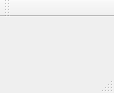
<?xml version="1.0" encoding="UTF-8"?>
<ui version="4.0">
 <class>MainWindow</class>
 <widget class="QMainWindow" name="MainWindow">
  <property name="geometry">
   <rect>
    <x>0</x>
    <y>0</y>
    <width>114</width>
    <height>93</height>
   </rect>
  </property>
  <property name="windowTitle">
   <string>MainWindow</string>
  </property>
  <widget class="QWidget" name="centralWidget">
   <layout class="QHBoxLayout" name="horizontalLayout_3"/>
  </widget>
  <widget class="QMenuBar" name="menuBar">
   <property name="geometry">
    <rect>
     <x>0</x>
     <y>0</y>
     <width>114</width>
     <height>22</height>
    </rect>
   </property>
  </widget>
  <widget class="QToolBar" name="mainToolBar">
   <attribute name="toolBarArea">
    <enum>TopToolBarArea</enum>
   </attribute>
   <attribute name="toolBarBreak">
    <bool>false</bool>
   </attribute>
  </widget>
  <widget class="QStatusBar" name="statusBar"/>
 </widget>
 <layoutdefault spacing="6" margin="11"/>
 <resources/>
 <connections/>
</ui>
